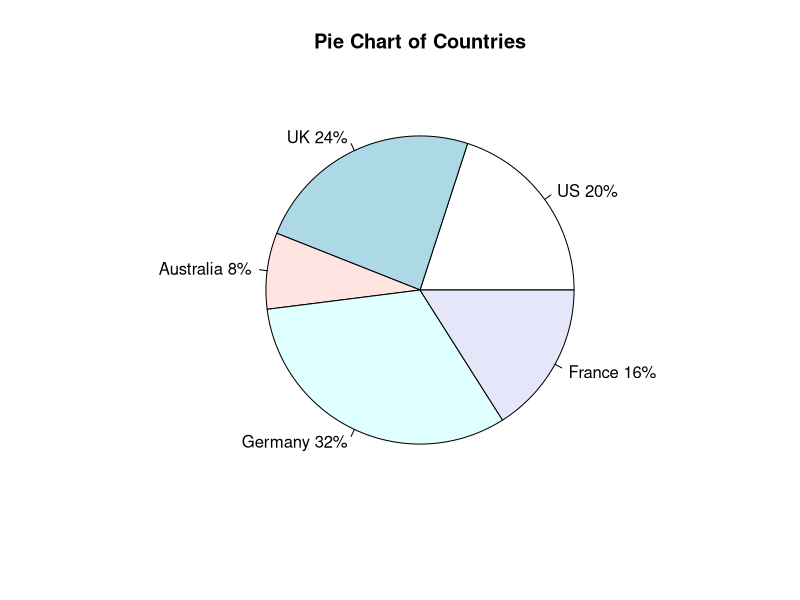
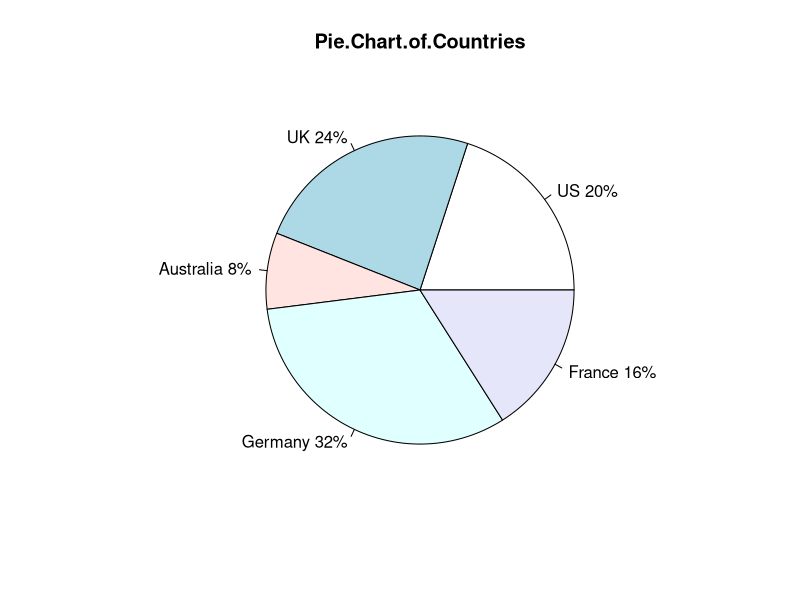

Generate these figures, in order, with R:
slices <- c(10, 12, 4, 16, 8)
lbls <- c("US", "UK", "Australia", "Germany", "France")
pct <- round(slices/sum(slices)*100)
lbls <- paste(lbls, pct) # add percents to labels
lbls <- paste(lbls,"%",sep="") # ad % to labels

pdf("test1.pdf")
pie(slices,labels = lbls, main="Pie Chart of Countries")
pie(slices,labels = lbls, main="Pie.Chart.of.Countries")
dev.off()
